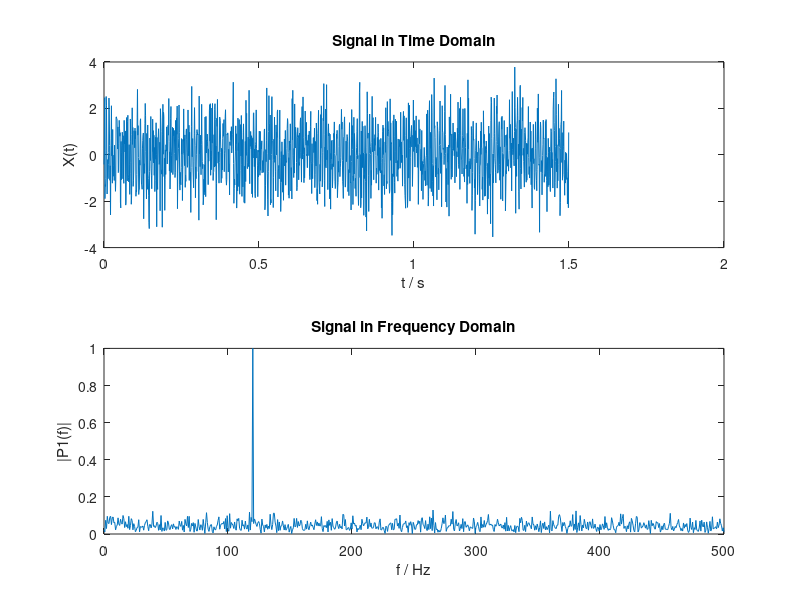

The MATLAB script that drew this image:
F = 1000;             % Sampling frequency
T = 1 / F;            % Sampling period
L = 1500;             % Length of signal
t = (0 : L - 1) * T;  % Time vector

S = cos(2 * pi * 120 * t);
X = S + randn(size(t));

subplot(2, 1, 1);
plot(t, X);
title('Signal in Time Domain');
xlabel('t / s');
ylabel('X(t)');

Y = fft(X);
P2 = abs(Y / L);
P1 = P2(1 : L / 2 + 1);
P1(2 : end - 1) = 2 * P1(2 : end - 1);

f = F * (0 : (L / 2)) / L;
subplot(2, 1, 2);
plot(f, P1);
title('Signal in Frequency Domain');
xlabel('f / Hz');
ylabel('|P1(f)|');